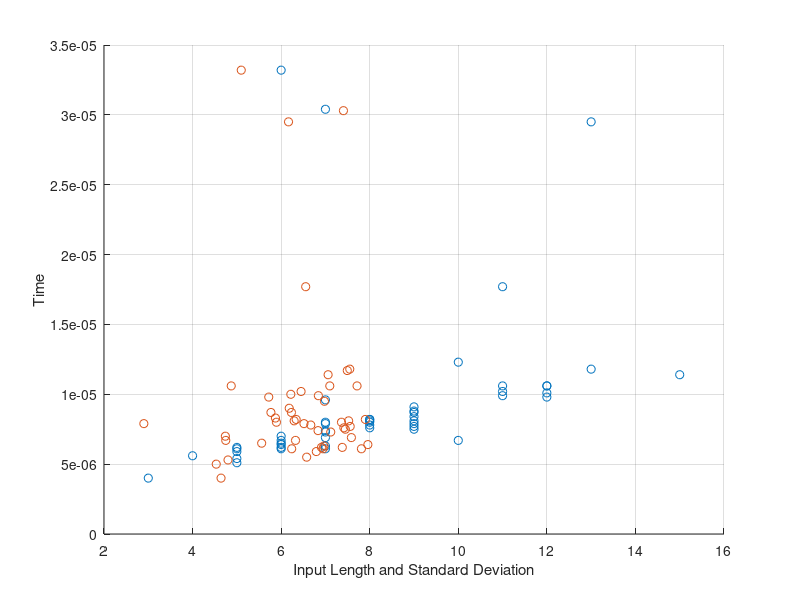

This figure's MATLAB source:
hold on
ylabel('Time')
xlabel('Input Length')
grid on
 y = [1.23e-05 5.9e-06 1.77e-05 8e-06 6.7e-06 8e-06 1.06e-05 5.6e-06 6.1e-06 7.6e-06 9.6e-06 8.8e-06 6.3e-06 7e-06 1.18e-05 1.01e-05 2.95e-05 6.1e-06 1.06e-05 7.9e-06 5.4e-06 8.7e-06 6.4e-06 1.14e-05 3.32e-05 6.9e-06 7.4e-06 6.7e-06 7.7e-06 6.2e-06 8.4e-06 8.1e-06 7.8e-06 7.9e-06 9.9e-06 9.1e-06 1.02e-05 8.2e-06 4e-06 6.5e-06 3.04e-05 1.06e-05 6.1e-06 8.2e-06 6.2e-06 8.1e-06 7.5e-06 7.3e-06 5.1e-06 9.8e-06 ];
x = [10 5 11 7 6 8 12 4 6 8 7 9 7 6 13 12 13 5 11 7 5 9 6 15 6 7 7 10 9 5 9 8 8 9 11 9 11 8 3 6 7 12 7 8 6 9 9 7 5 12 ];
scatter(x, y, 'ko')
hold on
ylabel('Time')
xlabel('Input Length and Standard Deviation')
grid on
 y = [1.18e-05 5.9e-06 1.77e-05 8e-06 6.7e-06 8e-06 1.06e-05 5.5e-06 6.1e-06 7.6e-06 9.5e-06 8.7e-06 6.3e-06 7e-06 1.17e-05 1e-05 2.95e-05 6.1e-06 1.06e-05 7.9e-06 5.3e-06 8.7e-06 6.4e-06 1.14e-05 3.32e-05 6.9e-06 7.4e-06 6.7e-06 7.7e-06 6.2e-06 8.3e-06 8.1e-06 7.8e-06 7.9e-06 9.9e-06 9e-06 1.02e-05 8.2e-06 4e-06 6.5e-06 3.03e-05 1.06e-05 6.1e-06 8.2e-06 6.2e-06 8.1e-06 7.5e-06 7.3e-06 5e-06 9.8e-06 ];
x = [7.54983 6.79412 6.55429 7.36234 4.74927 5.89359 7.09851 6.57647 6.23832 7.4162 6.9781 6.23213 6.96639 4.74049 7.49359 6.21825 6.16633 7.81281 7.71389 2.89968 4.8 5.76922 7.95822 7.06037 5.09902 7.58624 6.83329 6.32456 7.55882 6.91086 5.87104 6.2936 6.66966 6.51494 6.84057 6.18241 6.45006 7.90174 4.6428 5.56028 7.40656 4.87268 6.94585 6.33936 7.38053 7.52445 7.45025 7.11996 4.53431 5.72033 ];
scatter(x, y, 'rs')
